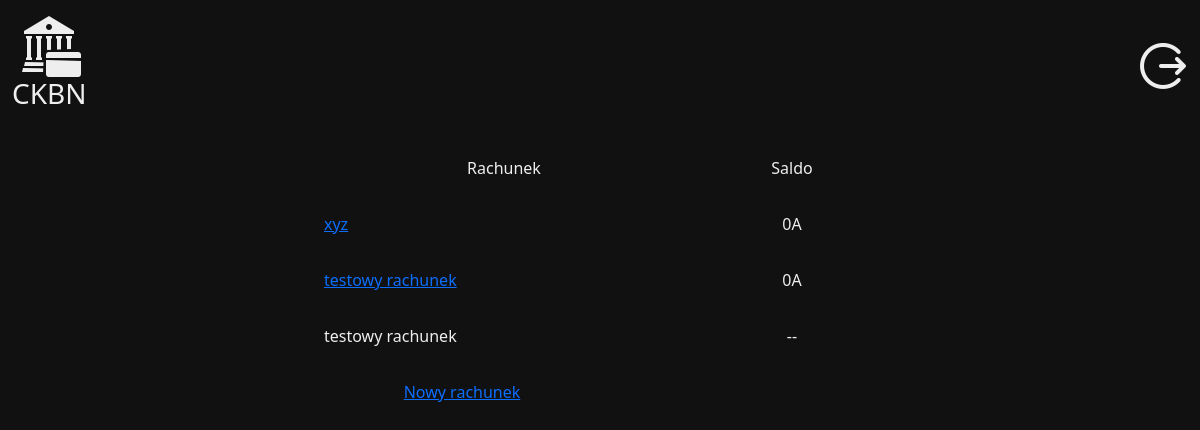
/account/ (signed in), run on an earlier commit of the app's database.
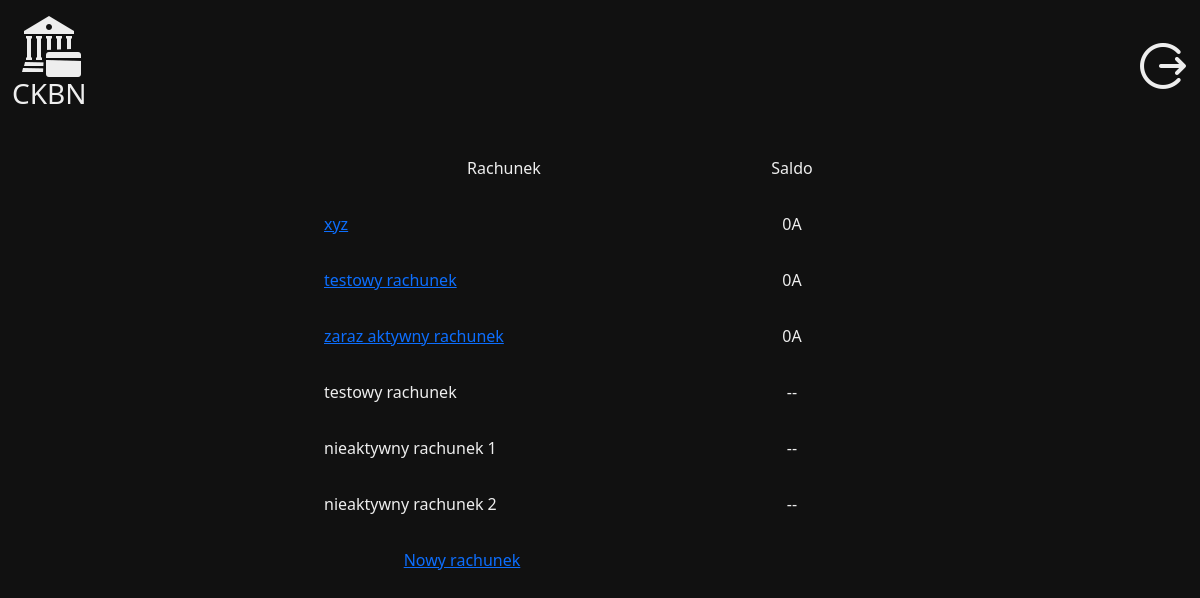
And on a later commit of the database.
### account/models.py (models this page shows)
class Account(models.Model):
    owner = models.CharField(max_length=127)
    name = models.CharField(max_length=127)
    balance = models.IntegerField(default=0)
    active = models.BooleanField(default=False)
    super = models.BooleanField(default=False)

### account/views.py (the view)
# urls.py: path('account/', account_picker_view),
def account_picker_view(req):
    if not req.user.is_authenticated:
        return redirect('/')
    querry = Account.objects.filter(owner = req.user.username, active=True)
    off = Account.objects.filter(owner = req.user.username, active=False)
    data = {
        'user': req.user,
        'accs': querry,
        'waiting': off,
    }
    print(querry)
    return render(req, 'home.html', data)

### templates/home.html
{% extends 'base.html' %}
{% block content %}
   <div class="row tabela text-center">
       <div class="col-8 bolt"><p>Rachunek</p></div>
       <div class="col-4 bolt text-center"><p>Saldo</p></div>
   </div>
   {% for acc in accs %}
   <div class="row tabela mt-3">
       <div class="col-8"><a href="{{ acc.id }}" class="pickme">{{ acc.name }}</a></div>
       <div class="col-4 bolt text-center"><p>{{ acc.balance}}A</p></div>
   </div>
   {% endfor %}
   {% for acc in waiting %}
   <div class="row tabela mt-3">
       <div class="col-8"><p class="inactive-acc">{{ acc.name }}</p></div>
       <div class="col-4 text-center"><p>--</p></div>
   </div>
   {% endfor %}
   <div class="col-12 col-sm-6 mt-3 text-center">
       <a href="new/" class="pickme">Nowy rachunek</a>
   </div>
{% endblock %}

### templates/base.html (shortened to what this page needs)
{% load static %}
<!DOCTYPE html>
<html lang="en">
  <head>
    <link rel="stylesheet" href="{% static 'css/bootstrap.min.css' %}">
    <link rel="stylesheet" href="{% static 'global.css' %}">
  </head>
  <body>
      <nav class="navbar">
          <div class="container-fluid">
              <a href="/account/" class="navbar-brand text-center">
                  <img src="{% static 'icon-dark.png' %}"  />
                  <h3>CKBN</h3>
              </a>
              <a href="/logout/">
                  <img src="{% static 'logout-dark.png' %}"></img>
              </a>
          </div>
      </nav>
      <div class="container container-fluid col-sm-12 col-md-8 col-lg-6 p-4 home-box">
          {% block content %}
          {% endblock %}
      </div>
  </body>
</html>

### static/global.css (style rules this page uses)
body { margin: 0; padding: 0; background-color: #111111; }
.home-box { color: #eeeeee; }
.navbar * { color: #eeeeee; }

What changed in the data, as far as the page shows it:
added Account: name "zaraz aktywny rachunek", balance "0", shown under "CKBN"
added Account: name "nieaktywny rachunek 1"
added Account: name "nieaktywny rachunek 2"
